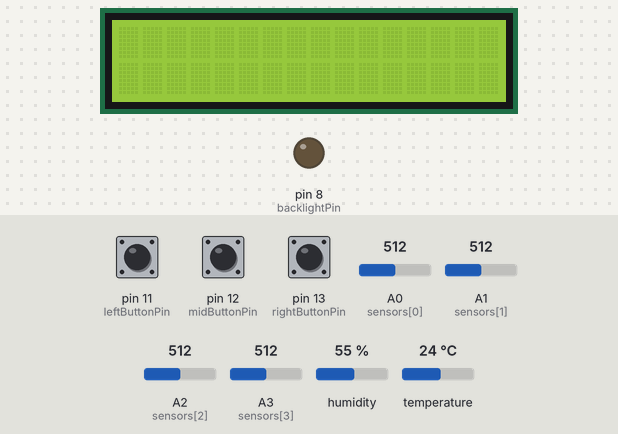
A sketch run on a simulated Arduino Uno, built with avr-gcc and run on an emulated ATmega328P. Shown: 16×2 character LCD, output pins drawn as LEDs (lit = HIGH). The inputs (shaded band) are chosen by the test bench; at power-on: pin 11 (leftButtonPin) HIGH, pin 12 (midButtonPin) HIGH, pin 13 (rightButtonPin) HIGH, A0 (sensors[0]) = 512, A1 (sensors[1]) = 512, A2 (sensors[2]) = 512, A3 (sensors[3]) = 512, humidity 55 %, temperature 24 °C.

Above: at 1.2 s.
1.3 s: pin 11 (leftButtonPin) pulled LOW for 0.15 s
At 1.6 s:
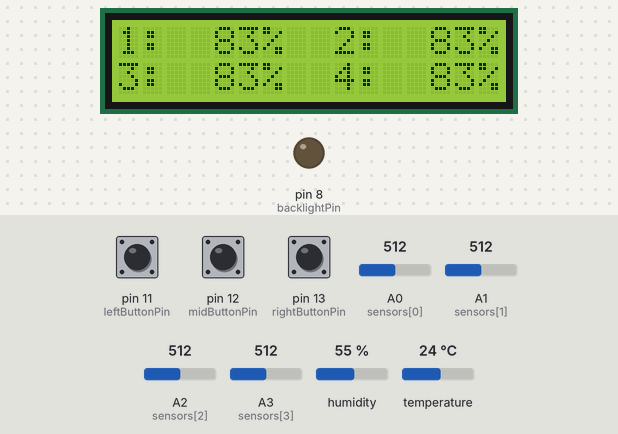
2.9 s: pin 12 (midButtonPin) pulled LOW for 0.15 s
At 3.5 s:
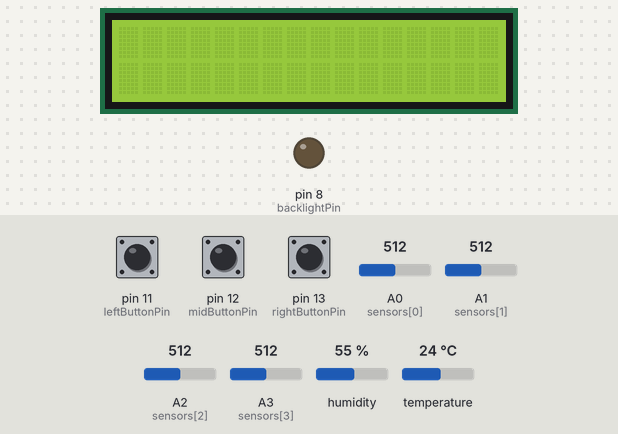
4.5 s: pin 13 (rightButtonPin) pulled LOW for 0.15 s
6.1 s: pin 12 (midButtonPin) pulled LOW for 1 s
At 7.2 s:
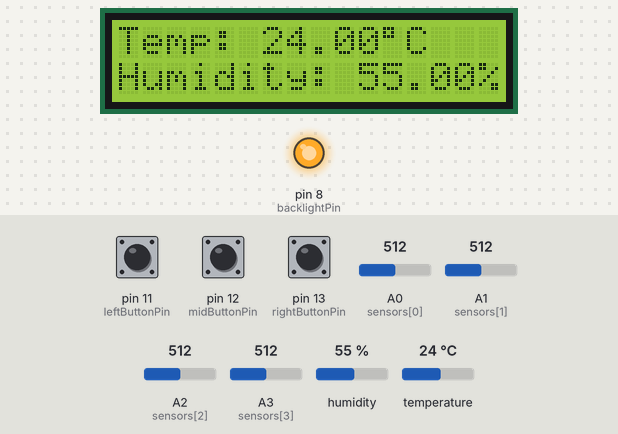
8.6 s: pin 11 (leftButtonPin) pulled LOW for 1 s
At 9.6 s:
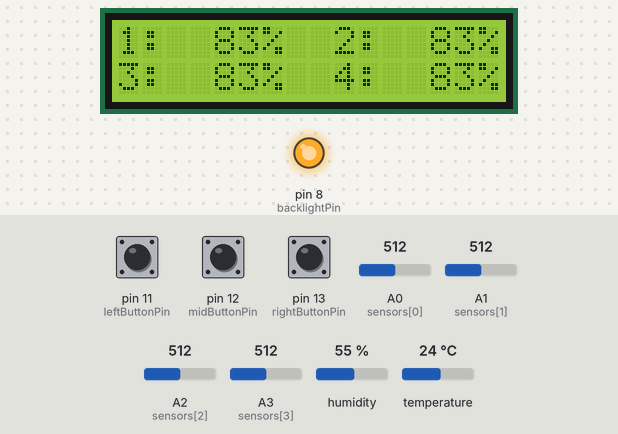
11.1 s: pin 13 (rightButtonPin) pulled LOW for 1 s
At 11.8 s:
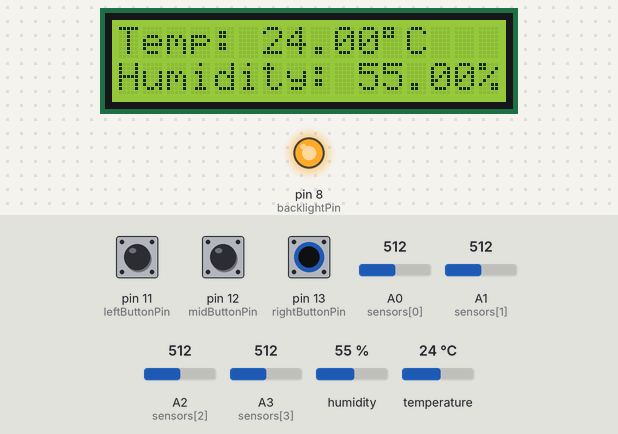
Timing chart, 0 to 14.1 s (numbered marks = the images above; inputs shaded):
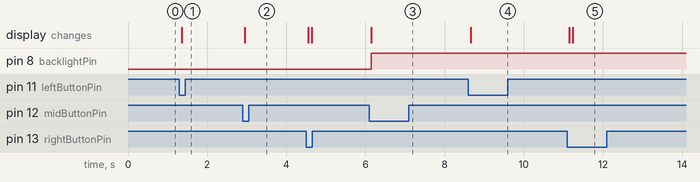

The sketch:

soilMonitor.ino
```cpp
#include <Wire.h>

#include "Adafruit_SHT4x.h"
#include <LiquidCrystal.h>
#include <ezButton.h>

Adafruit_SHT4x sht4 = Adafruit_SHT4x();
LiquidCrystal lcd(9, 10, 4, 5, 6, 7);// Creates an LC object. Parameters: (rs, enable, d4, d5, d6, d7)

const int sensors[] = {A0, A1, A2, A3};
const int noSensors = 4;

const int sensorMax = 1023;
const int sensorMin = 400;

const int leftButtonPin = 11;
const int midButtonPin = 12;
const int rightButtonPin = 13;


ezButton leftButton = ezButton(leftButtonPin);
ezButton midButton = ezButton(midButtonPin);
ezButton rightButton = ezButton(rightButtonPin);

// lcd status
bool lcdOn = true;
int backlightPin = 8;

int sensorVal[] = {1023, 1023, 1023, 1023};

void setup() {
  Wire.begin();
  lcd.begin(16, 2);  // set up the LCD's number of columns and rows

  sht4.begin();
  sht4.setPrecision(SHT4X_HIGH_PRECISION); // highest resolution
  sht4.setHeater(SHT4X_NO_HEATER); // no heater

  leftButton.setDebounceTime(50);
  midButton.setDebounceTime(50);
  rightButton.setDebounceTime(50);

  pinMode(backlightPin, OUTPUT);

}

void loop() {
  leftButton.loop();
  midButton.loop();
  rightButton.loop();

  if (leftButton.isPressed()) {

    sensorTable();
  }

  if (midButton.isPressed()) {
    if (lcdOn){
      lcd.noDisplay();
      digitalWrite(backlightPin, LOW);
      lcdOn = false;
    } else {
      lcd.display();
      digitalWrite(backlightPin, HIGH);
      lcdOn = true;
    }
  }

  if (rightButton.isPressed()) {
    temperatureHumidity();
  }

}

void sensorTable(){
  lcd.clear();

  for (int i = 0; i < noSensors; ++i){
    sensorVal[i] = analogRead(sensors[i]);
    sensorVal[i] = constrain(sensorVal[i], sensorMin, sensorMax);
    // convert raw data to percent
    sensorVal[i]  = map(sensorVal[i], sensorMin, sensorMax, 100, 0);
  }

  // print the vaules
  lcd.setCursor(0,0);
  lcd.print("1: "); lcd.print(sensorVal[0]); lcd.print("%");
  lcd.print("2: "); lcd.print(sensorVal[1]); lcd.print("%");
  lcd.setCursor(0,1);
  lcd.print("3: "); lcd.print(sensorVal[2]); lcd.print("%");
  lcd.print("4: "); lcd.print(sensorVal[3]); lcd.print("%");

  lcd.setCursor(0, 0);  // set the cursor to column 0, line 0
  for (int i = 0; i < noSensors; ++i){
    if (i == 2){
      lcd.setCursor(0, 1);  // set the cursor to column 0, line 1
    }
    lcd.print(i + 1); lcd.print(": ");
    if (sensorVal[i] < 10) {
      lcd.print("  ");
    }
    else if (sensorVal[i] < 100){
      lcd.print(" ");
    }
    lcd.print(sensorVal[i]);
    lcd.print("%  ");
  }
}

void temperatureHumidity() {
  lcd.clear();

  sensors_event_t humidity, temp; // temperature and humidity variables

  sht4.getEvent(&humidity, &temp);

  lcd.setCursor(0,0);
  lcd.print("Temp: "); lcd.print(temp.temperature); lcd.print("\xDF"); lcd.print("C");

  lcd.setCursor(0,1);
  lcd.print("Humidity: "); lcd.print(humidity.relative_humidity); lcd.print("%");
}
```

Measured:
- after the input at 1.3 s, the display: changes after 0.06 s (image 1)
- after the input at 2.9 s, the display: changes after 0.05 s (image 2)
- after the input at 6.1 s, pin 8 (backlightPin): LOW → HIGH after 0.05 s; the display: changes after 0.05 s (image 3)
- after the input at 8.6 s, the display: changes after 0.06 s (image 4)
- after the input at 11.1 s, the display: first changes after 0.05 s (image 5 shows a later state)
